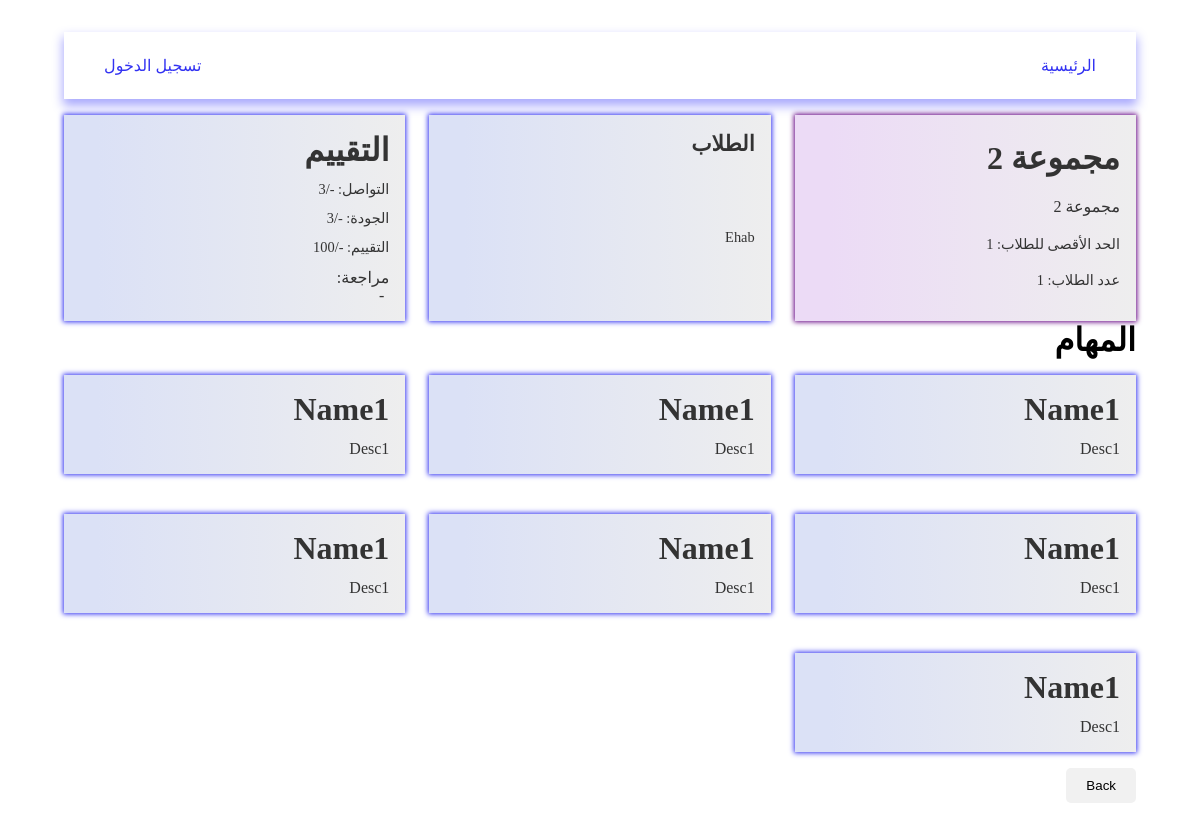
Page /pages/viewGroupDetails.php?id=2 on the earlier database version.
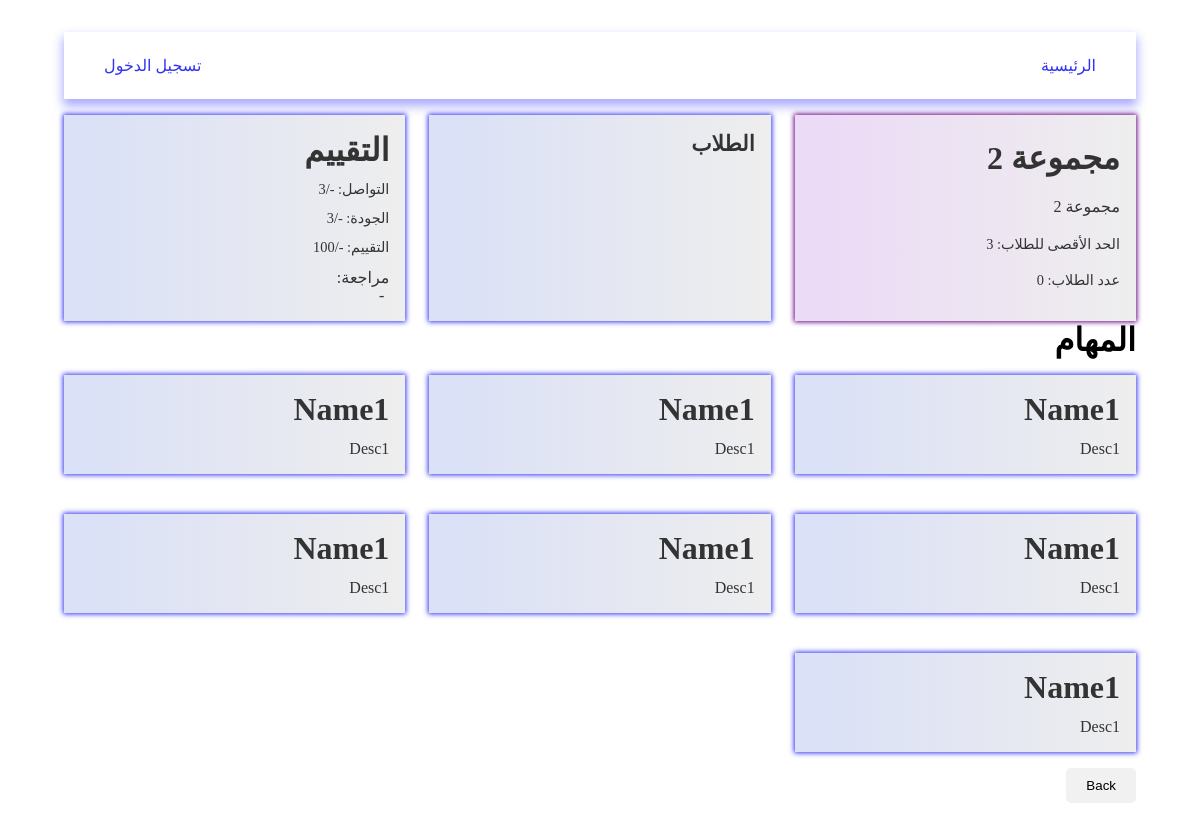
Same page on the later database version.
### tables this page shows
CREATE TABLE groups (
    id INTEGER PRIMARY KEY, 
    title TEXT, 
    description TEXT, 
    "limit" INTEGER, 
    members INTEGER, 
    class_id INTEGER,
    interaction INTEGER,
    quality INTEGER,
    grading INTEGER,
    feedback TEXT
);

CREATE TABLE users (
    id INTEGER PRIMARY KEY, 
    name TEXT, 
    email TEXT UNIQUE, 
    password TEXT UNIQUE, 
    role TEXT
);

### data/db.php (called while the page is built, shortened)
<?php
$db = new SQLite3('../data/database.db');
$db->exec('CREATE TABLE IF NOT EXISTS users (
    id INTEGER PRIMARY KEY,
    name TEXT,
    email TEXT UNIQUE,
    password TEXT UNIQUE,
    role TEXT
)');
$db->exec('CREATE TABLE IF NOT EXISTS classes (
    id INTEGER PRIMARY KEY,
    title TEXT,
    description TEXT,
    "limit" INTEGER,
    teacher_id INTEGER
)');
$db->exec('CREATE TABLE IF NOT EXISTS groups (
    id INTEGER PRIMARY KEY,
    title TEXT,
    description TEXT,
    "limit" INTEGER,
    members INTEGER,
    class_id INTEGER,
    interaction INTEGER,
    quality INTEGER,
    grading INTEGER,
    feedback TEXT
)');
$db->exec('CREATE TABLE IF NOT EXISTS group_students (
    group_id INTEGER,
    student_id INTEGER
)');
function getGroup($id)
{
    global $db;
    $stmt = $db->prepare('SELECT * FROM groups WHERE id = :id');
    $stmt->bindValue(':id', $id, SQLITE3_INTEGER);
    $result = $stmt->execute();
    if ($result) {
        return $result->fetchArray(SQLITE3_ASSOC);
    }
    return null;
}
function getStudent($id)
{
    global $db;
    $stmt = $db->prepare('SELECT * FROM users WHERE id = :id AND role = "student"');
    $stmt->bindValue(':id', $id, SQLITE3_INTEGER);
    $result = $stmt->execute();
    if ($result) {
        return $result->fetchArray(SQLITE3_ASSOC);
    }
    return null;
}
function getGroupStudentsByGroupId($group_id)
{
    global $db;
    $stmt = $db->prepare('SELECT * FROM group_students WHERE group_id = :group_id');
    $stmt->bindValue(':group_id', $group_id, SQLITE3_INTEGER);
    $result = $stmt->execute();
    $students = [];
    while ($row = $result->fetchArray(SQLITE3_ASSOC)) {
        $students[] = getStudent($row['student_id']);
    }
    return $students;
}
function getStudentsByClassId($class_id)
{
    global $db;
    $stmt = $db->prepare('SELECT * FROM classes WHERE id = :id');
    $stmt->bindValue(':id', $class_id, SQLITE3_INTEGER);
    $result = $stmt->execute();
    $stmt = $db->prepare('SELECT * FROM groups WHERE class_id = :class
    ');
    $stmt->bindValue(':class', $class_id, SQLITE3_INTEGER);
    $result = $stmt->execute();
    $groups = [];
    while ($row = $result->fetchArray(SQLITE3_ASSOC)) {
        $groups[] = $row;
    }
    $students = [];
    foreach ($groups as $group) {
        $students = array_merge($students, getGroupStudentsByGroupId($group['id']));
    }
    return $students;
}
function getClassByGroupId($group_id)
{
    global $db;
    $group = getGroup($group_id);
    $stmt = $db->prepare('SELECT * FROM classes WHERE id = :id');
    $stmt->bindValue(':id', $group['class_id'], SQLITE3_INTEGER);
    $result = $stmt->execute();
    if ($result) {
        return $result->fetchArray(SQLITE3_ASSOC);
    }
    return null;
}

### pages/viewGroupDetails.php (the view, shortened to what the changed rows need)
<?php
include '../data/db.php';
$group = $_GET['id'];
$group = getGroup($group);
$members = getGroupStudentsByGroupId($group['id']);
$class = getClassByGroupId($group['id']);
$students = getStudentsByClassId($class['id']);
$missions = [
    [
        "name" => 'Name1',
        "description" => 'Desc1'
    ],
    [
        "name" => 'Name1',
        "description" => 'Desc1'
    ],
    [
        "name" => 'Name1',
        "description" => 'Desc1'
    ],
    [
        "name" => 'Name1',
        "description" => 'Desc1'
    ],
    [
        "name" => 'Name1',
        "description" => 'Desc1'
    ],
    [
        "name" => 'Name1',
        "description" => 'Desc1'
    ],
    [
        "name" => 'Name1',
        "description" => 'Desc1'
    ]
];
?>
<!DOCTYPE html>
<html lang="ar" dir="rtl">
<head>
    <link rel="stylesheet" href="../styles/viewGroup.css">
</head>
<body>
    <?php include "../components/navbar.php" ?>
    <main class="container">
        <div class="group first">
            <h1 class="title">
                <?php echo $group['title']; ?>
            </h1>
            <p class="desc">
                <?php echo $group['description']; ?>
            </p>
            <p class="limit">
                الحد الأقصى للطلاب:
                <?php echo $group['limit']; ?>
            </p>
            <p class="members">
                عدد الطلاب:
                <?php echo count($members); ?>
            </p>
        </div>
        <div class="members group">
            <h2>الطلاب</h2>
            <ul>
                <?php foreach ($members as $member) : ?>
                    <li>
                        <?php echo $member['name']; ?>
                    </li>
                <?php endforeach; ?>
            </ul>
        </div>
        <div class="group">
            <h1 class="title">
                التقييم
            </h1>
            <p class="limit">
                التواصل: <?php echo $group['interaction'] ?? '-'; ?>/3
            </p>
            <p class="limit">
                الجودة: <?php echo $group['quality'] ?? '-'; ?>/3
            </p>
            <p class="limit">
                التقييم: <?php echo $group['grading'] ?? '-'; ?>/100
            </p>
            <p class="desc">
                مراجعة:<br>&ThickSpace;<?php echo $group['feedback'] ?? '-'; ?>
            </p>
        </div>
    </main>
    <h1>المهام</h1>
    <main class="container">
        <?php foreach ($missions as $mission) : ?>
            <div class="group">
                <h1 class="title">
                    <?php echo $mission['name']; ?>
                </h1>
                <p><?php echo $mission['description']; ?></p>
            </div>
        <?php endforeach; ?>
    </main>
</body>
</html>

Differences in the rows shown:
no longer on this page (row edited): users: name "Ehab"
changed groups "مجموعة 2": limit "1" → "3"
Other differences:
count($members): "1" → "0"
